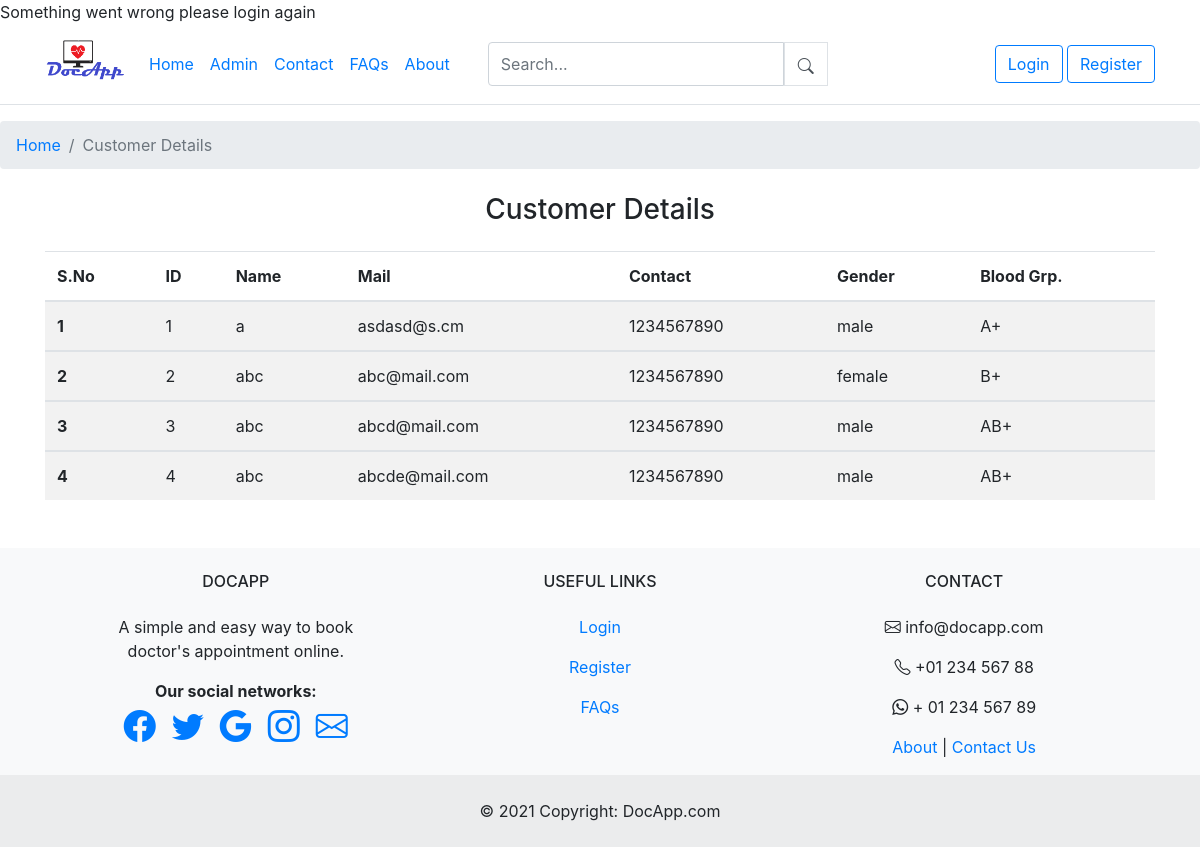
Page /customerDetails.php on the committed database.
### tables this page shows
CREATE TABLE `customer_info` (
  `cu_id` int(11) NOT NULL,
  `cu_mail` varchar(255) NOT NULL,
  `cu_name` varchar(255) NOT NULL,
  `cu_contact` int(10) NOT NULL,
  `cu_gender` varchar(255) NOT NULL,
  `cu_blood` varchar(5) NOT NULL,
  `cu_diseases` varchar(255) NOT NULL,
  `cu_password` varchar(255) NOT NULL,
  `cu_balance` int(11) NOT NULL DEFAULT 0,
  `status` varchar(10) NOT NULL DEFAULT 'Active',
  `role` text NOT NULL DEFAULT 'patient'
);

### customerDetails.php (the view, shortened to what this page needs)
<?php
    include('admin_p.php');
?>
 <!DOCTYPE html>
<html lang="en">
<head>
</head>
<body>
<header>
    <?php include('navbar.php');?>
</header>
<nav aria-label="breadcrumb">
    <ol class="breadcrumb">
    <?php
    if ($_SESSION)
    {
        if ($_SESSION['role'] == 'admin')
            echo '<li class="breadcrumb-item"><a href="admin_session.php">Home</a></li>';
        elseif ($_SESSION['role'] == 'doctor')
          echo '<li class="breadcrumb-item"><a href="doctor_session.php">Home</a></li>';
        elseif ($_SESSION['role'] == 'patient')
          echo '<li class="breadcrumb-item"><a href="user_session.php">Home</a></li>';
    }
    else
    {
        echo '<li class="breadcrumb-item"><a href="index.php">Home</a></li>';
    }
    ?>
        <li class="breadcrumb-item active" aria-current="page">Customer Details</li>
    </ol>
  </nav>
<?php
    include('dbconn.php');
    $sql = "SELECT * FROM customer_info";
	$result = mysqli_query($connect,$sql);
	$count = mysqli_num_rows($result);
?>
  <?php
  if($count>=1){
?>
<div class="container text-center">
    <div class="d-grid gap-2 col-6 mx-auto my-4">
        <h3>Customer Details</h3>
    </div>
</div>
<div class="container">
  <table class="table table-hover table-striped">
  <thead>
    <tr>
      <th scope="col">S.No</th>
      <th scope="col">ID</th>
      <th scope="col">Name</th>
      <th scope="col">Mail</th>
      <th scope="col">Contact</th>
      <th scope="col">Gender</th>
      <th scope="col">Blood Grp.</th>
    </tr>
  </thead>
  <?php
  $c=1;
  while($row=mysqli_fetch_array($result)){
      ?>
  <tbody>
    <tr>
      <th scope="row"><?php echo $c ; ?></th>
      <td><?php echo $row['cu_id'] ; ?></td>
      <td><?php echo $row['cu_name'] ; ?></td>
      <td><?php echo $row['cu_mail'] ; ?></td>
      <td><?php echo $row['cu_contact'] ; ?></td>
      <td><?php echo $row['cu_gender'] ; ?></td>
      <td><?php echo $row['cu_blood'] ; ?></td>
    </tr>
    </tbody>
    <?php $c=$c + 1; }
     ?>
</table>
<?php
}
?>
</div>
  <footer>
    <?php include('footer.php');?>
</footer>
</body>
</html>

### rows in the picture
customer_info: cu_id "1", cu_name "a", cu_mail "asdasd@s.cm", cu_contact "1234567890", cu_gender "male", cu_blood "A+"
customer_info: cu_id "2", cu_name "abc", cu_mail "abc@mail.com", cu_contact "1234567890", cu_gender "female", cu_blood "B+"
customer_info: cu_id "3", cu_name "abc", cu_mail "abcd@mail.com", cu_contact "1234567890", cu_gender "male", cu_blood "AB+"
customer_info: cu_id "4", cu_name "abc", cu_mail "abcde@mail.com", cu_contact "1234567890", cu_gender "male", cu_blood "AB+"
